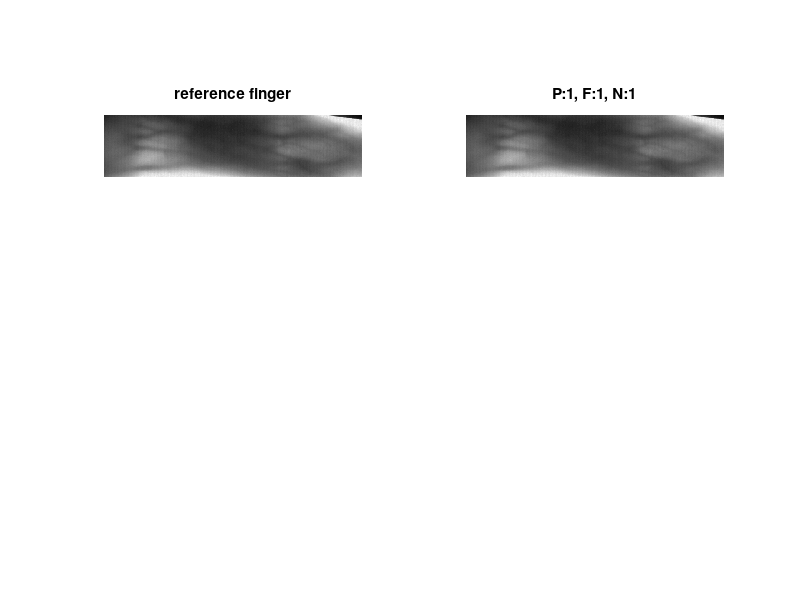
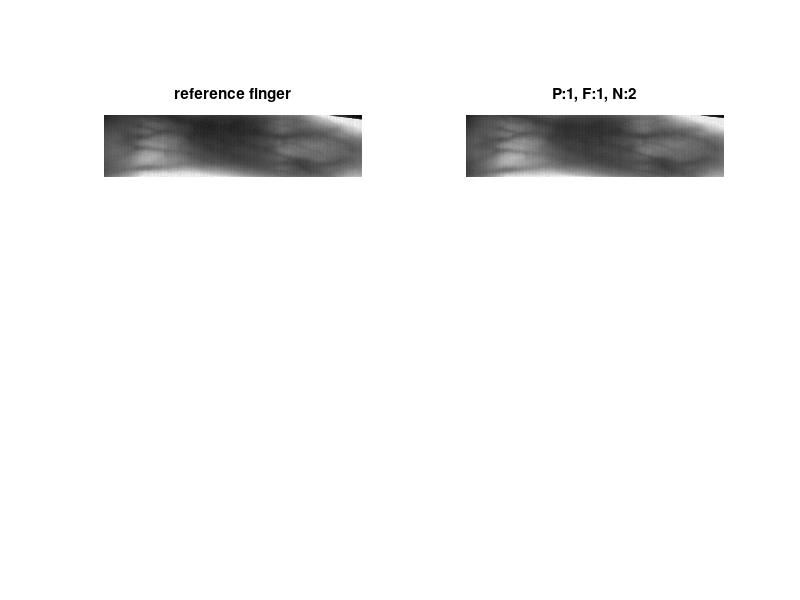
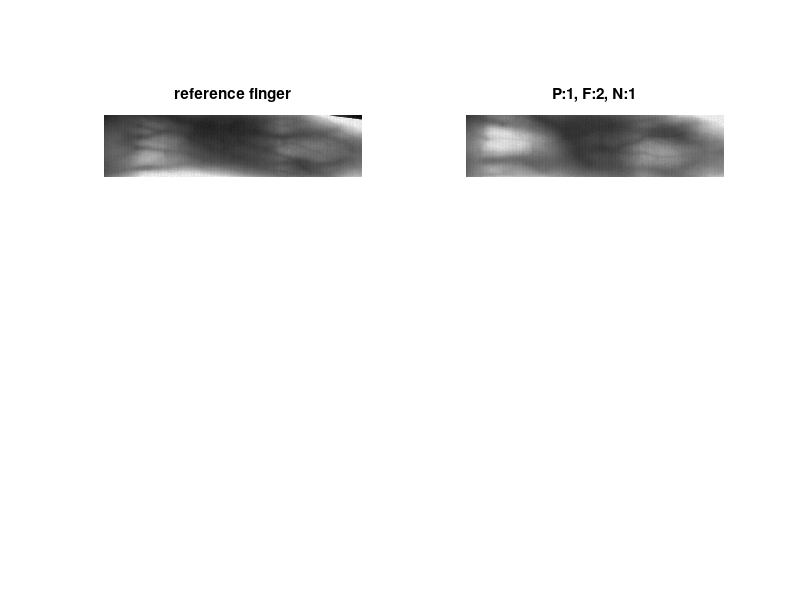
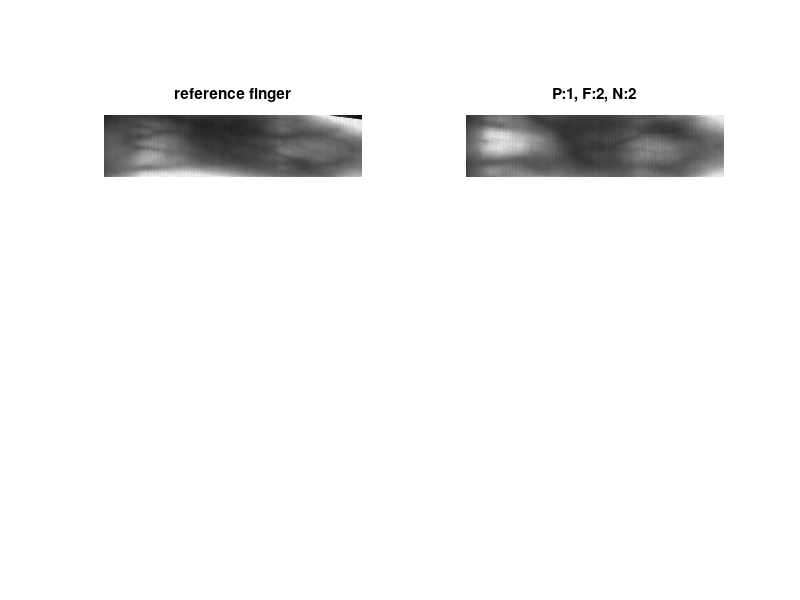

The MATLAB source for these figures, in order:
% input two images, and compare for similarity
clc; clear; close all;

% load database
load database_rl.mat;
[data_count, ~] = size(data);

% empty matches array
matches_array = [];

for compare = 1:data_count
    % read all data for first database entry
    img_reference = data{compare,1};                         % cropped finger image
    person_reference = data{compare,2};                      % person number
    finger_reference = data{compare,3};                      % finger number
    number_reference = data{compare,4};                      % photo number
    featuresOriginal_reference = data{compare,5};            % features
    validPtsOriginal_reference = data{compare,6};            % valid points
    lbp_info_reference = data{compare,7};                    % local binary pattern
    branch_array_reference = data{compare,8};                % branchpoint array
    img_rl_reference = data{compare,9};                      % RL image for template matching
    
    for compare_with = 1:data_count
        
        % read all data for first database entry
        img = data{compare_with,1};                         % cropped finger image
        person = data{compare_with,2};                      % person number
        finger = data{compare_with,3};                      % finger number
        number = data{compare_with,4};                      % photo number
        featuresOriginal = data{compare_with,5};            % features
        validPtsOriginal = data{compare_with,6};            % valid points
        lbp_info = data{compare_with,7};                    % local binary pattern
        branch_array = data{compare_with,8};                % branchpoint array
        img_rl = data{compare_with,9};                      % RL image for template matching
        
        % show individual images
        figure;
        subplot(2,2,1);
        imshow(img_reference);
        title('reference finger');
        
        % show individual images
        subplot(2,2,2);
        imshow(img);
        title(strcat('P:',num2str(person),', F:',num2str(finger),', N:',num2str(number)));
        
        %%================== method specific =============================
        
        
        
        
        %%================= end method specific ==============================
        % save result to matches array
        matches_array(compare, compare_with) = 5;
    end
end

save('result_matches.mat','matches_array');
